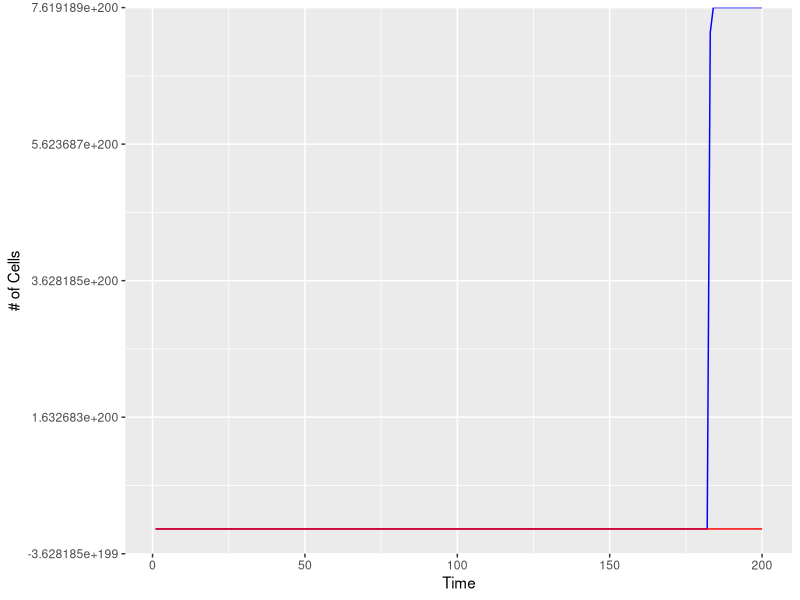

This figure's R source:
# Madeline Hightower
# Exercise 10 Script

# Tumor cell with spontaneous mutation that confers drug resistance
# No positive or negative effects on growth rate of sub-population
# When drug is absent
# When Drug is present, mutant grows at 50% of growth rate
# Non-mutant declines rapidly

# Use model for Sub Populations
  # Nt+1=Nt+(rN*Nt)*(1-(Nt+Mt)/K) # for non-mutant population
  # Mt+1=Mt+(rM*Mt)*(1-(Nt+Mt)/K) # for mutant population
# Parameters
  # Growth rate in absence is 0.1 (rN=rM=0.1)
  # Carrying capacity (K) is one million cells
  # Mutation occurred when 100 cells were present
  # Non-mutant cells grow at rN=-0.1 when drug is present

# Generate a script that simulates growth of two sub-populations in tumor
# To equilibrium following drug treatment
# Plot with line graph

# Set Parameters
K=1000000
timesteps=200
N0=99 # Given that the mutation occurred when there were 100 cells
M0=1 # and only one was a mutant

# Drug absence (A)
r=0.1 # Growth rate for both populations is 0.1 in absence of drug

# Drug presence (P)
A=-0.1 # Non-mutants grow at -0.1 when drug is present
B=0.05 # Mutants grow at 50% of growth rate for when drug is not present (50% of 0.1)

# Create vector to store N's and set initial N
# Set initial value
Ns=numeric(length=timesteps)
Ns[1]=N0
Ms=numeric(length=timesteps)
Ms[1]=M0

# Simulate
#150 chosen as the cutoff after plotting growth in drug absence
# And seeing approx where slope levels off to 0
# Drug will be administered after 150 days following the incidence of mutation
# Mutant Population
for(t in 1:(timesteps-1)){
  if(t<150){
    Ms[t+1]<-Ms[t]+r*Ms[t]*(1-(Ns[t]+Ms[t])/K)
  }else{
    Ms[t+1]<-Ms[t]+(B)*Ms[t]*(1-(Ns[t]+Ms[t])/K)
  }
}
# Non-Mutant Population
for(t in 1:(timesteps-1)){
  if(t<150){
    Ns[t+1]<-Ns[t]+r*Ns[t]*(1-(Ns[t]+Ms[t])/K)
  }else{
    Ns[t+1]<-Ns[t]+(A)*Ns[t]*(1-(Ns[t]+Ms[t])/K)
  }
}

#Put simulation into a dataframe
healthy<-data.frame(time=1:timesteps,N=Ns)
tumor<-data.frame(time=1:timesteps,M=Ms)
# Plot data
library(ggplot2)
growth<-ggplot()+geom_line(data=healthy,aes(x=time,y=N),color="blue")+
  geom_line(data=tumor,aes(x=time,y=M),color="red")+
  xlab('Time')+ylab('# of Cells')
